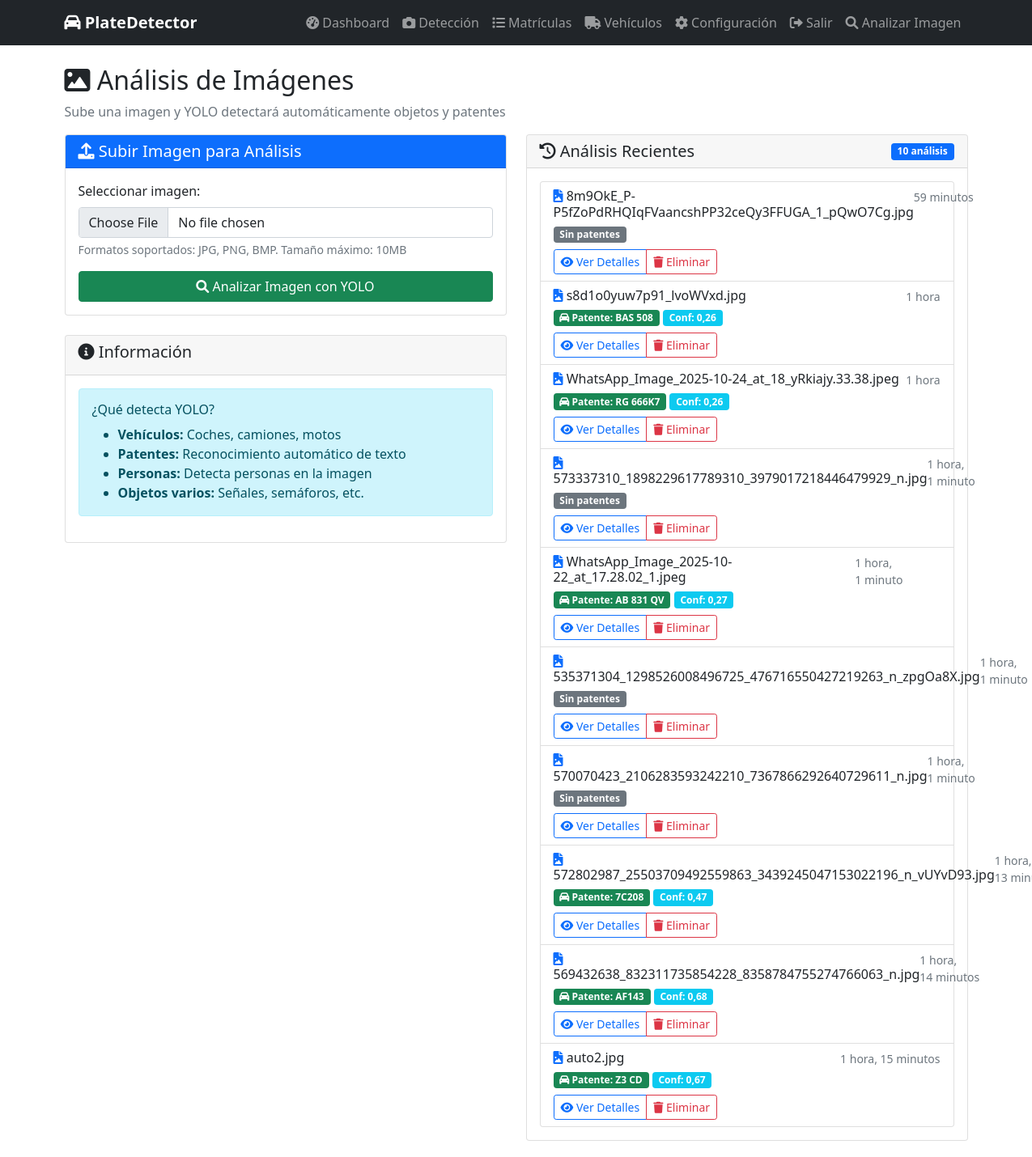
Screenshot of /image-analysis/ (signed in) with the database file from the repository.
### plate_detector/models.py (models this page shows, shortened)
class ImageAnalysis(models.Model):
    image = models.ImageField(upload_to=analyzed_image_path)
    uploaded_at = models.DateTimeField(auto_now_add=True)
    analysis_result = models.JSONField(default=dict, blank=True)  # Para guardar resultados de YOLO
    plate_detected = models.BooleanField(default=False)
    detected_plate = models.CharField(max_length=20, blank=True, null=True)
    confidence = models.FloatField(default=0.0)
    class Meta:
        ordering = ['-uploaded_at']
        verbose_name_plural = "Image Analyses"

### plate_detector/views.py (the view)
# urls.py: path('image-analysis/', views.image_analysis_view, name='image_analysis'),
@login_required
def image_analysis_view(request):
    form = ImageAnalysisForm()
    analyses = ImageAnalysis.objects.all().order_by('-uploaded_at')[:10]
    context = {
        'form': form,
        'analyses': analyses
    }
    return render(request, 'image_analysis.html', context)

### plate_detector/forms.py (shortened to what this page needs)
class ImageAnalysisForm(forms.ModelForm):
    class Meta:
        model = ImageAnalysis
        fields = ['image']
        widgets = {
            'image': forms.FileInput(attrs={
                'class': 'form-control',
                'accept': 'image/*'
            })
        }

### plate_detector/templates/image_analysis.html (shortened to what this page needs)
{% extends 'base.html' %}
{% load static %}
{% block content %}
<div class="row">
    <div class="col-md-12">
        <h2><i class="fas fa-image"></i> Análisis de Imágenes</h2>
        <p class="text-muted">Sube una imagen y YOLO detectará automáticamente objetos y patentes</p>
    </div>
</div>
<div class="row">
    <div class="col-md-6">
        <div class="card">
            <div class="card-header bg-primary text-white">
                <h5 class="mb-0"><i class="fas fa-upload"></i> Subir Imagen para Análisis</h5>
            </div>
            <div class="card-body">
                <form method="post" action="{% url 'upload_analyze' %}" enctype="multipart/form-data" id="uploadForm">
                    <div class="mb-3">
                        <label for="id_image" class="form-label">Seleccionar imagen:</label>
                        {{ form.image }}
                        <div class="form-text">
                            Formatos soportados: JPG, PNG, BMP. Tamaño máximo: 10MB
                        </div>
                    </div>
                    <button type="submit" class="btn btn-success w-100" id="analyzeBtn">
                        <i class="fas fa-search"></i> Analizar Imagen con YOLO
                    </button>
                </form>
            </div>
        </div>
        <div class="card mt-4">
            <div class="card-header">
                <h5><i class="fas fa-info-circle"></i> Información</h5>
            </div>
            <div class="card-body">
                <div class="alert alert-info">
                    <h6>¿Qué detecta YOLO?</h6>
                    <ul class="mb-0">
                        <li><strong>Vehículos:</strong> Coches, camiones, motos</li>
                        <li><strong>Patentes:</strong> Reconocimiento automático de texto</li>
                        <li><strong>Personas:</strong> Detecta personas en la imagen</li>
                        <li><strong>Objetos varios:</strong> Señales, semáforos, etc.</li>
                    </ul>
                </div>
            </div>
        </div>
    </div>
    <div class="col-md-6">
        <div class="card">
            <div class="card-header">
                <div class="d-flex justify-content-between align-items-center">
                    <h5 class="mb-0"><i class="fas fa-history"></i> Análisis Recientes</h5>
                    <span class="badge bg-primary">{{ analyses.count }} análisis</span>
                </div>
            </div>
            <div class="card-body">
                {% if analyses %}
                <div class="list-group">
                    {% for analysis in analyses %}
                    <div class="list-group-item">
                        <div class="d-flex w-100 justify-content-between">
                            <h6 class="mb-1">
                                <i class="fas fa-file-image text-primary"></i>
                                {{ analysis.image.name|slice:"20:" }}
                            </h6>
                            <small class="text-muted">{{ analysis.uploaded_at|timesince }}</small>
                        </div>
                        <div class="mb-2">
                            {% if analysis.plate_detected %}
                                <span class="badge bg-success">
                                    <i class="fas fa-car"></i> Patente: {{ analysis.detected_plate }}
                                </span>
                                <span class="badge bg-info">Conf: {{ analysis.confidence|floatformat:2 }}</span>
                            {% else %}
                                <span class="badge bg-secondary">Sin patentes</span>
                            {% endif %}
                        </div>
                        <div class="btn-group btn-group-sm">
                            <a href="{% url 'analysis_detail' analysis.id %}" class="btn btn-outline-primary">
                                <i class="fas fa-eye"></i> Ver Detalles
                            </a>
                            <a href="{% url 'delete_analysis' analysis.id %}" class="btn btn-outline-danger"
                               onclick="return confirm('¿Eliminar este análisis?')">
                                <i class="fas fa-trash"></i> Eliminar
                            </a>
                        </div>
                    </div>
                    {% endfor %}
                </div>
                {% else %}
                <div class="text-center py-4">
                    <i class="fas fa-images fa-3x text-muted mb-3"></i>
                    <p class="text-muted">No hay análisis recientes</p>
                    <p class="text-muted">Sube una imagen para comenzar</p>
                </div>
                {% endif %}
            </div>
        </div>
    </div>
</div>
{% endblock %}

### plate_detector/templates/base.html (shortened to what this page needs)
<!DOCTYPE html>
<html lang="es">
<head>
    <link href="https://cdn.jsdelivr.net/npm/bootstrap@5.1.3/dist/css/bootstrap.min.css" rel="stylesheet">
    <link href="https://cdnjs.cloudflare.com/ajax/libs/font-awesome/6.0.0/css/all.min.css" rel="stylesheet">
    {% load static %}
</head>
<body>
    <nav class="navbar navbar-expand-lg navbar-dark bg-dark">
        <div class="container">
            <a class="navbar-brand" href="{% url 'dashboard' %}">
                <i class="fas fa-car"></i> PlateDetector
            </a>
            {% if user.is_authenticated %}
            <div class="collapse navbar-collapse" id="navbarNav">
                <ul class="navbar-nav ms-auto">
                    <li class="nav-item">
                        <a class="nav-link" href="{% url 'dashboard' %}">
                            <i class="fas fa-tachometer-alt"></i> Dashboard
                        </a>
                    </li>
                    <li class="nav-item">
                        <a class="nav-link" href="{% url 'detection' %}">
                            <i class="fas fa-camera"></i> Detección
                        </a>
                    </li>
                    <li class="nav-item">
                        <a class="nav-link" href="{% url 'plate_list' %}">
                            <i class="fas fa-list"></i> Matrículas
                        </a>
                    </li>
                    <li class="nav-item">
                        <a class="nav-link" href="{% url 'vehicle_management' %}">
                            <i class="fas fa-truck"></i> Vehículos
                        </a>
                    </li>
                    <li class="nav-item">
                        <a class="nav-link" href="{% url 'settings' %}">
                            <i class="fas fa-cog"></i> Configuración
                        </a>
                    </li>
                    <li class="nav-item">
                        <a class="nav-link" href="{% url 'logout' %}">
                            <i class="fas fa-sign-out-alt"></i> Salir
                        </a>
                    </li>
                    <li class="nav-item">
                        <a class="nav-link" href="{% url 'image_analysis' %}">
                            <i class="fas fa-search"></i> Analizar Imagen
                        </a>
                    </li>
                </ul>
            </div>
            {% endif %}
        </div>
    </nav>
    <div class="container mt-4">
        {% block content %}
        {% endblock %}
    </div>
</body>
</html>

### plate_detector/templates/base.html (style rules this page uses)
.navbar-brand { font-weight: bold; }
.card { margin-bottom: 20px; }

### rows the page displays
ImageAnalysis: image.name "8m9OkE_P-P5fZoPdRHQIqFVaancshPP32ceQy3FFUGA_1_pQwO7Cg.jpg", uploaded_at "59 minutos", plate_detected "Sin patentes"
ImageAnalysis: image.name "s8d1o0yuw7p91_lvoWVxd.jpg", uploaded_at "1 hora", detected_plate "BAS 508", confidence "0,26"
ImageAnalysis: image.name "WhatsApp_Image_2025-10-24_at_18_yRkiajy.33.38.jpeg", uploaded_at "1 hora", detected_plate "RG 666K7", confidence "0,26"
ImageAnalysis: image.name "573337310_1898229617789310_3979017218446479929_n.jpg", uploaded_at "1 hora, 1 minuto", plate_detected "Sin patentes"
ImageAnalysis: image.name "WhatsApp_Image_2025-10-22_at_17.28.02_1.jpeg", uploaded_at "1 hora, 1 minuto", detected_plate "AB 831 QV", confidence "0,27"
ImageAnalysis: image.name "535371304_1298526008496725_476716550427219263_n_zpgOa8X.jpg", uploaded_at "1 hora, 1 minuto", plate_detected "Sin patentes"
ImageAnalysis: image.name "570070423_2106283593242210_7367866292640729611_n.jpg", uploaded_at "1 hora, 1 minuto", plate_detected "Sin patentes"
ImageAnalysis: image.name "572802987_25503709492559863_3439245047153022196_n_vUYvD93.jpg", uploaded_at "1 hora, 13…", detected_plate "7C208", confidence "0,47"
ImageAnalysis: image.name "569432638_832311735854228_8358784755274766063_n.jpg", uploaded_at "1 hora, 14 minutos", detected_plate "AF143", confidence "0,68"
ImageAnalysis: image.name "auto2.jpg", uploaded_at "1 hora, 15 minutos", detected_plate "Z3 CD", confidence "0,67"

### other values shown
{{ analyses.count }} "10"
